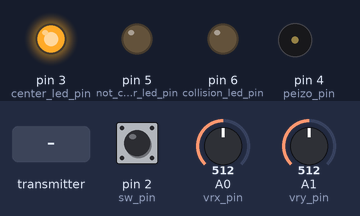
A sketch run on a simulated Arduino Uno, built with avr-gcc and run on an emulated ATmega328P. Shown: output pins drawn as LEDs (lit = HIGH), buzzer (waves = sounding). The inputs (shaded band) are chosen by the test bench; at power-on: A0 (vrx_pin) = 512, pin 2 (sw_pin) HIGH, A1 (vry_pin) = 512. No radio packets arrive unless stated.

Above: at 1.2 s.
1.3 s: A0 (vrx_pin) set to 478
2.8 s: A0 (vrx_pin) set to 444
At 3.7 s:
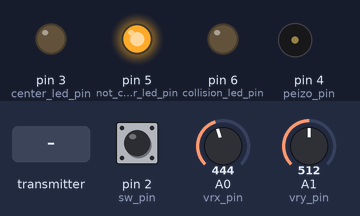
4.3 s: the transmitter starts sending collision_state = 1
At 4.9 s:
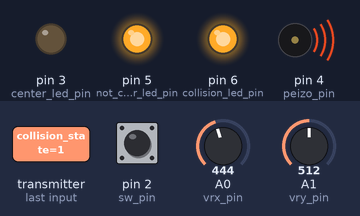
5.8 s: A0 (vrx_pin) set to 470
At 6.1 s:
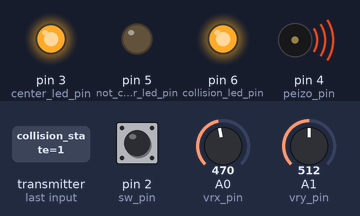
7.3 s: A0 (vrx_pin) set to 450
At 8.4 s:
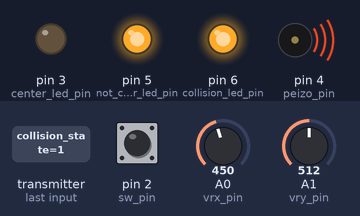
8.8 s: A0 (vrx_pin) set to 511
At 9.6 s:
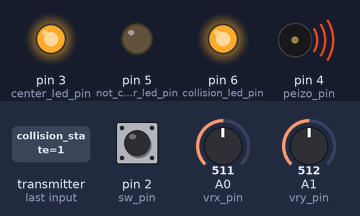
Timing chart, 0 to 11.3 s (numbered marks = the images above; inputs shaded):
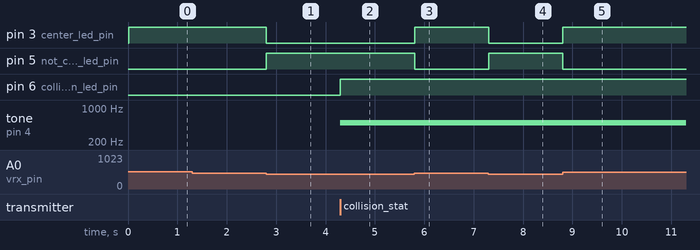

The sketch:

long_range_transmitter_v6.ino
```cpp
/*
  CPEN 291 - 2017 Winter Term 2
  Demo: April 4th, 2018
  Group 13 9:00am

  code for arduino on remote control for manual mapping

  members:
  - Erick
  - Ming
  - Nancy
  - Niloo
  - Timothy
  - Yiyi
*/

#define TESTING 0
// wireless for rf module
#include <SPI.h>
#include <nRF24L01.h>
#include <RF24.h>

const int deadzone_max = 580;
const int deadzone_min = 460;
RF24 radio(7, 8); // CE, CSN

bool collision_state = 0;

const byte addresses[][6] = {"10001", "10002"};
const int collision_led_pin = 6;
const int center_led_pin = 3;
const int not_center_led_pin = 5;

const int vrx_pin = A0;
const int vry_pin = A1;
const int sw_pin = 2;

const int peizo_pin = 4;

typedef struct data_packet //Data Structure
{
  int controller_state;
  bool sw_state;
};

void setup() {
  radio.begin();
  radio.openWritingPipe(addresses[1]); // 10001
  radio.openReadingPipe(1, addresses[0]); // 10002
  radio.setPALevel(RF24_PA_MIN);

  pinMode(center_led_pin, OUTPUT);
  pinMode(not_center_led_pin, OUTPUT);
  pinMode(collision_led_pin, OUTPUT);
  pinMode(vrx_pin, INPUT);
  pinMode(vry_pin, INPUT);
  pinMode(sw_pin, INPUT);
  pinMode(peizo_pin, OUTPUT);
  Serial.begin(9600);
}

void loop() {
  delay(5);
  radio.stopListening();
  struct data_packet payload;
  int vry = analogRead(vry_pin);
  int vrx = analogRead(vrx_pin);

  // instead of holding the joystick in the normal orientation (0,0) on the left top corner and (x_max, y_max) in the right bottom corner
  // we rotate that orientation left by 90 degrees. so (x_max, 0) is the new left top corner and (0,y_max) is the new right bottom corner
  // in the center, aka dead zone. state 0
  if (vrx >= deadzone_min && vrx <= deadzone_max && vry >= deadzone_min && vry <= deadzone_max) {
    payload.controller_state = 0;
    center_led();
  }
  // in forward joystick position, state 1
  else if (vry > deadzone_min && vry < deadzone_max && vrx > deadzone_max){
    payload.controller_state = 1;
    not_center_led();
  }
  // in backward joystick position, state 2
  else if (vry > deadzone_min && vry < deadzone_max && vrx < deadzone_min){
    payload.controller_state = 2;
    not_center_led();
  }
  // in rotate left joystick position, state 3
  else if (vry < deadzone_min){
    payload.controller_state = 3;
    not_center_led();
  }
  // in rotate right joystick position, state 4
  else if (vry > deadzone_max){
    payload.controller_state = 4;
    not_center_led();
  }
  // code should never reach here. A BUG
  else {
    // BUG
  }
  // used a pull up resistor
  payload.sw_state = !digitalRead(sw_pin); // negative logic, so negate to become positive logic
  if (TESTING == 1) {
    Serial.print(payload.controller_state);
    Serial.print(payload.sw_state);
    Serial.println(collision_state);
    //delay(50);
  }
  // send data packet
  radio.write(&payload, sizeof(payload));

  radio.startListening();
  if (radio.available()) {
    radio.read(&collision_state, sizeof(collision_state));
  }

  // buzz the piezo pin if the robot car has collided with an object
  if (collision_state == HIGH) {
    tone(peizo_pin, 500);
    digitalWrite(collision_led_pin, HIGH);
  }
  else {
    noTone(peizo_pin);
    digitalWrite(collision_led_pin, LOW);
  }
}

void center_led() {
  digitalWrite(center_led_pin, HIGH);
  digitalWrite(not_center_led_pin, LOW);
}

void not_center_led() {
  digitalWrite(not_center_led_pin, HIGH);
  digitalWrite(center_led_pin, LOW);
}
```

Measured:
- the behaviour switches between 460 and 459 on A0 (vrx_pin) (found by bisection; images 0 and 1)
- after the input at 1.3 s, every drawn part: stays the same
- after the input at 2.8 s, pin 3 (center_led_pin): HIGH → LOW at once; pin 5 (not_center_led_pin): LOW → HIGH at once
- after the input at 4.3 s, pin 6 (collision_led_pin): LOW → HIGH at once; tone on pin 4 (peizo_pin): silent → 500 Hz at once
- after the input at 5.8 s, pin 3 (center_led_pin): LOW → HIGH at once; pin 5 (not_center_led_pin): HIGH → LOW at once
- after the input at 7.3 s, pin 3 (center_led_pin): HIGH → LOW at once; pin 5 (not_center_led_pin): LOW → HIGH at once
- after the input at 8.8 s, pin 3 (center_led_pin): LOW → HIGH at once; pin 5 (not_center_led_pin): HIGH → LOW at once
